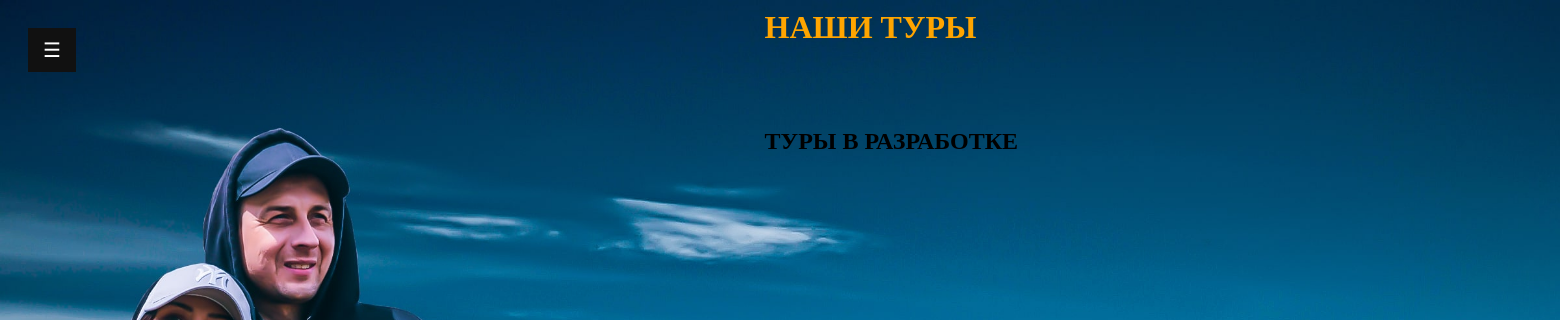
Before: /tours with the older database file.
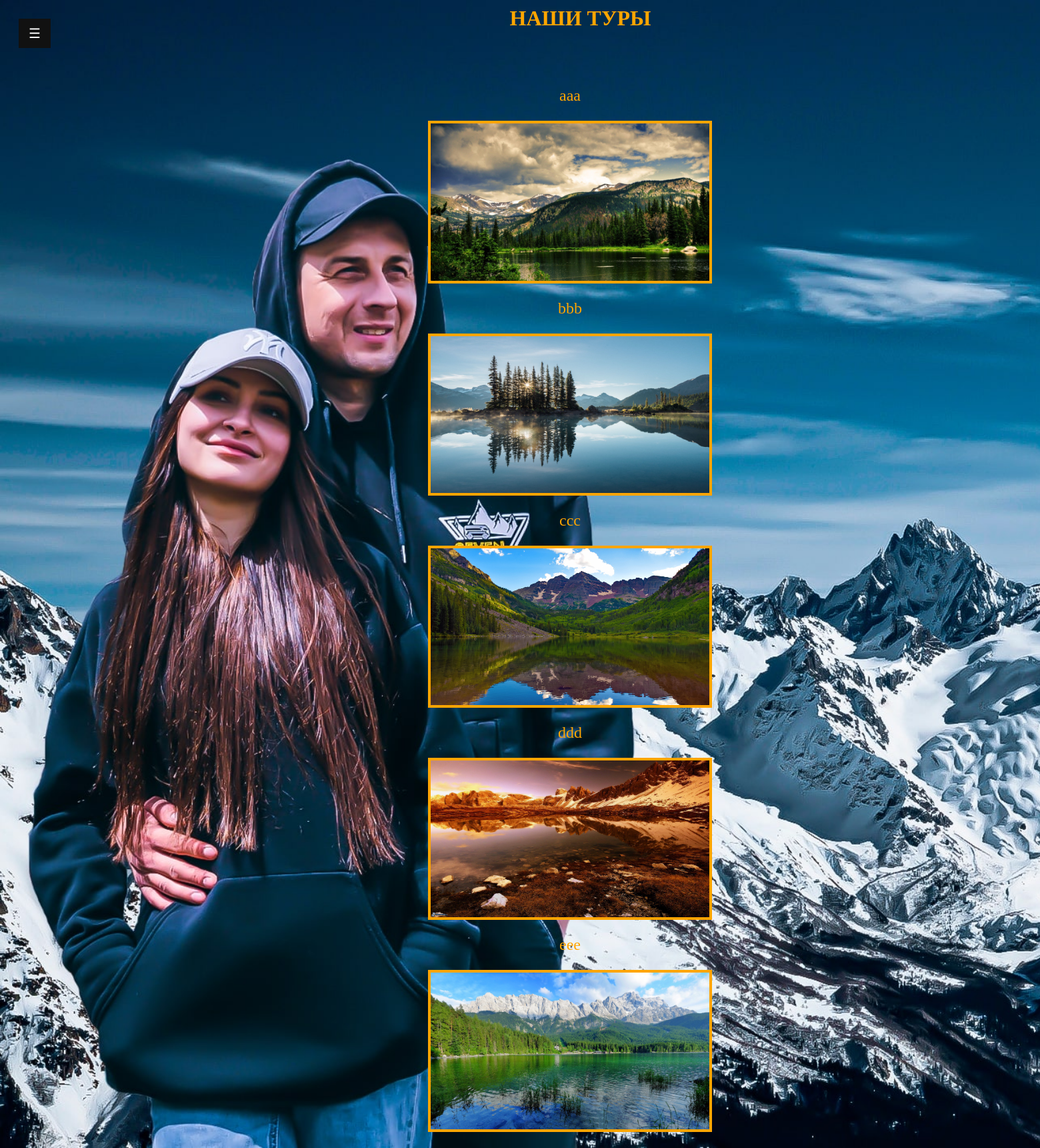
After: the same page with the newer database file.
### turfirmaapp/models.py (models this page shows, shortened)
class Tours(models.Model):
    tour_name = models.CharField(max_length=100, verbose_name="Название тура")
    description = models.TextField(null=True, blank=True, verbose_name="Описание")
    start_date = models.DateField(verbose_name="Дата начала")
    end_date = models.DateField(verbose_name="Дата окончания")
    price = models.DecimalField(max_digits=10, decimal_places=2, verbose_name="Цена")
    photo_tour = models.ImageField(upload_to="photo_tour/", verbose_name="Фотография", null=True)
    excursions = models.ManyToManyField(Excursions, verbose_name="Название экскурсии")
    transport = models.ForeignKey(Transport, on_delete=models.CASCADE, verbose_name="Тип транспорта")
    hotel = models.ForeignKey(Hotels, on_delete=models.CASCADE, verbose_name="название отеля")
    def get_absolute_url(self):
        return reverse('tour', kwargs={'tour_id': self.pk})
    class Meta:
        verbose_name = 'тур'
        verbose_name_plural = "Туры"

### turfirmaapp/views.py (the view)
# urls.py: path('tours', tours, name='tours'),
def tours(request):
    data = Tours.objects.all()
    return render(request, "tours.html", {"data": data})

### turfirmaapp/templates/tours.html (shortened to what this page needs)
{% extends 'base.html' %}
{% load static %}
{% block content %}
<h1>Наши туры</h1>
{% if data %}
    {% for item in data %}
    <div class="tours">
        <p><a class="links"  href="{{ item.get_absolute_url }}">{{ item.tour_name }}</a></p>
        <p><img class="photo_tour" src="{{item.photo_tour.url}}"></p>
    </div>
    {% endfor %}
{% else %}
    <h2>Туры в разработке</h2>
{% endif %}
{% endblock %}

### turfirmaapp/templates/base.html (shortened to what this page needs)
<!DOCTYPE html>
{% load static %}
<html lang="en">
<head>
    <link rel="stylesheet" href="{% static 'css/styles.css' %}" />
</head>
<body background="{% static 'images/main_bg.jpg' %}">
      <div id="main">
        <button class="openbtn" onclick="openNav()">&#9776; </button>
      </div>
      {% block content %}
      {% endblock %}
</body>
</html>

### turfirmaapp/static/css/styles.css (style rules this page uses)
body { background-size: cover; background-attachment: fixed; overflow-x: hidden; }
h1 { color: orange; position: relative; top: -60px; left: 49%; text-transform: uppercase; unicode-bidi: isolate; }
.openbtn { position: fixed; font-size: 20px; cursor: pointer; background-color: #111; color: white; padding: 10px 15px; border: none; }
#main { transition: margin-left .5s; padding: 20px; }
.tours { text-align: center; font-size: 24px; display: block; margin: 0 auto; margin-left: 150px; }
.photo_tour { display: block; margin: 0 auto; width: 30%; height: 30%; border: 4px solid orange; }
.links { color: orange; outline: none; text-decoration: none; padding: 2px 1px 0; }

Changed rows visible on the page:
added Tours: tour_name "aaa", photo_tour (picture)
added Tours: tour_name "bbb", photo_tour (picture)
added Tours: tour_name "ccc", photo_tour (picture)
added Tours: tour_name "ddd", photo_tour (picture)
added Tours: tour_name "eee", photo_tour (picture)
Other visible differences:
text no longer shown: "ТУРЫ В РАЗРАБОТКЕ"
